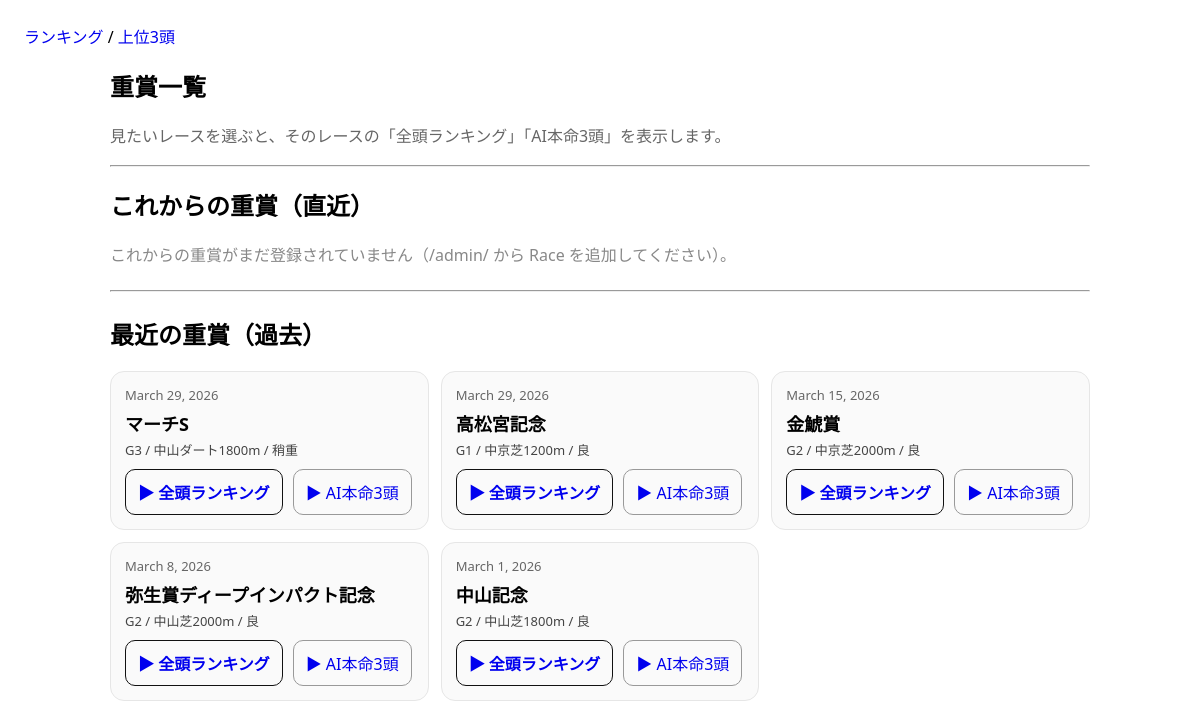
The page /races/ on the database its author committed.
### keibaapp_1/models.py (models this page shows, shortened)
class Race(models.Model):
    GRADE_CHOICES = [("G1", "G1"), ("G2", "G2"), ("G3", "G3")]
    name = models.CharField(max_length=100)
    race_date = models.DateField()
    course = models.CharField(max_length=100)  # 例：東京 ダ1600
    grade = models.CharField(max_length=2, choices=GRADE_CHOICES)
    track_condition = models.CharField(max_length=10, blank=True, default="")  # 良/稍/重/不
    pace = models.CharField(max_length=1, blank=True, default="")  # S/M/H
    pace_comment = models.CharField(max_length=100, blank=True, default="")
    created_at = models.DateTimeField(auto_now_add=True)

### keibaapp_1/views.py (the view)
# urls.py: path("races/", views.races_page, name="races_page"),
def races_page(request):
    today = now().date()
    upcoming = Race.objects.filter(race_date__gte=today).order_by("race_date")[:20]
    recent = Race.objects.filter(race_date__lt=today).order_by("-race_date")[:20]
    return render(request, "keibaapp_1/races.html", {
        "upcoming": upcoming,
        "recent": recent,
        "today": today,
    })

### keibaapp_1/templates/keibaapp_1/races.html (shortened to what this page needs)
{% extends "keibaapp_1/base.html" %}
{% block content %}
<section style="max-width: 980px; margin: 0 auto;">
  <h1>重賞一覧</h1>
  <p style="color:#666;">
    見たいレースを選ぶと、そのレースの「全頭ランキング」「AI本命3頭」を表示します。
  </p>
  <hr style="margin: 18px 0;">
  <h2>これからの重賞（直近）</h2>
  {% if upcoming %}
    <div style="display:grid; grid-template-columns: repeat(auto-fit, minmax(260px, 1fr)); gap: 12px;">
      {% for r in upcoming %}
        <div style="border:1px solid #e6e6e6; border-radius:14px; padding:14px; background:#fff;">
          <div style="font-size:13px; color:#666;">{{ r.race_date }}</div>
          <div style="font-weight:800; font-size:18px; margin:6px 0 4px;">{{ r.name }}</div>
          <div style="color:#444; font-size:13px;">
            {{ r.grade }} / {{ r.course }}
            {% if r.track_condition %} / {{ r.track_condition }}{% endif %}
          </div>
          <div style="display:flex; gap:10px; flex-wrap:wrap; margin-top: 10px;">
            <a href="/race/?race_id={{ r.id }}" style="padding:10px 12px; border-radius:10px; border:1px solid #111; text-decoration:none; font-weight:700;">
              ▶ 全頭ランキング
            </a>
            <a href="/top/?race_id={{ r.id }}" style="padding:10px 12px; border-radius:10px; border:1px solid #999; text-decoration:none;">
              ▶ AI本命3頭
            </a>
          </div>
        </div>
      {% endfor %}
    </div>
  {% else %}
    <p style="color:#888;">これからの重賞がまだ登録されていません（/admin/ から Race を追加してください）。</p>
  {% endif %}
  <hr style="margin: 24px 0;">
  <h2>最近の重賞（過去）</h2>
  {% if recent %}
    <div style="display:grid; grid-template-columns: repeat(auto-fit, minmax(260px, 1fr)); gap: 12px;">
      {% for r in recent %}
        <div style="border:1px solid #e6e6e6; border-radius:14px; padding:14px; background:#fafafa;">
          <div style="font-size:13px; color:#666;">{{ r.race_date }}</div>
          <div style="font-weight:800; font-size:18px; margin:6px 0 4px;">{{ r.name }}</div>
          <div style="color:#444; font-size:13px;">
            {{ r.grade }} / {{ r.course }}
            {% if r.track_condition %} / {{ r.track_condition }}{% endif %}
          </div>
          <div style="display:flex; gap:10px; flex-wrap:wrap; margin-top: 10px;">
            <a href="/race/?race_id={{ r.id }}" style="padding:10px 12px; border-radius:10px; border:1px solid #111; text-decoration:none; font-weight:700;">
              ▶ 全頭ランキング
            </a>
            <a href="/top/?race_id={{ r.id }}" style="padding:10px 12px; border-radius:10px; border:1px solid #999; text-decoration:none;">
              ▶ AI本命3頭
            </a>
          </div>
        </div>
      {% endfor %}
    </div>
  {% else %}
    <p style="color:#888;">過去レースがありません。</p>
  {% endif %}
</section>
{% endblock %}

### keibaapp_1/templates/keibaapp_1/base.html (style rules this page uses)
body { font-family: system-ui, sans-serif; margin: 24px; }
a { text-decoration: none; }

### rows shown on the page
Race: race_date "March 29, 2026", name "マーチS", grade "G3", course "中山ダート1800m", track_condition "稍重"
Race: race_date "March 29, 2026", name "高松宮記念", grade "G1", course "中京芝1200m", track_condition "良"
Race: race_date "March 15, 2026", name "金鯱賞", grade "G2", course "中京芝2000m", track_condition "良"
Race: race_date "March 8, 2026", name "弥生賞ディープインパクト記念", grade "G2", course "中山芝2000m", track_condition "良"
Race: race_date "March 1, 2026", name "中山記念", grade "G2", course "中山芝1800m", track_condition "良"
